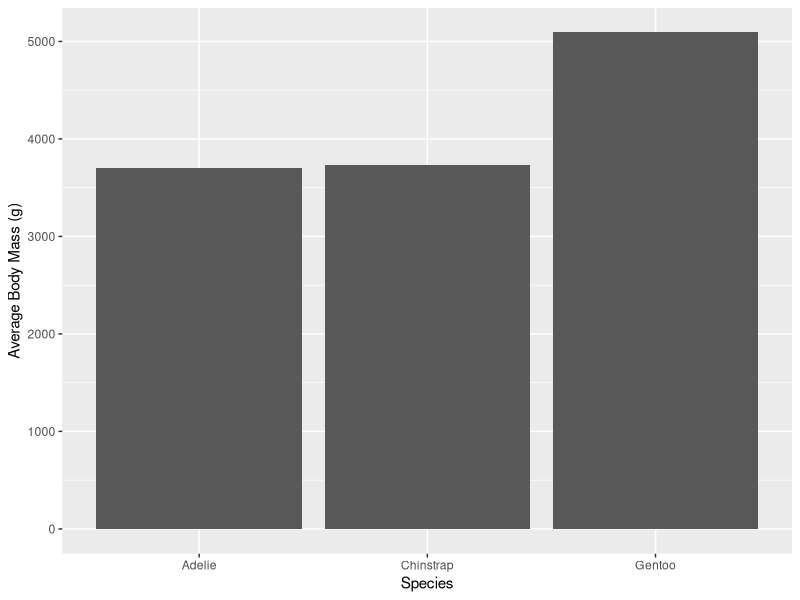

Recreate this plot in R.
## ---- chunk 1
#| message: false
#| warning: false
library(palmerpenguins)
library(tidyverse)
## ---- chunk 2
penguins_data <- penguins
head(penguins_data)
## ---- chunk 3
penguins_data <- penguins_data |>
    drop_na()
head(penguins_data)
## ---- chunk 4
penguins_data <- penguins_data |>
    arrange(desc(body_mass_g))

head(penguins_data)
## ---- chunk 5
penguins_data <- penguins_data |>
    group_by(species) |>
    summarise(mean_body_mass = mean(body_mass_g)) |>
    arrange(desc(mean_body_mass))
penguins_data
## ---- chunk 6
#| label: fig-mean-body-mass
#| fig-cap: "Average body mass of penguins by species."

ggplot(penguins_data, aes(x = species, y = mean_body_mass)) +
  geom_col() +
  labs(
    x = "Species",
    y = "Average Body Mass (g)"
  )
